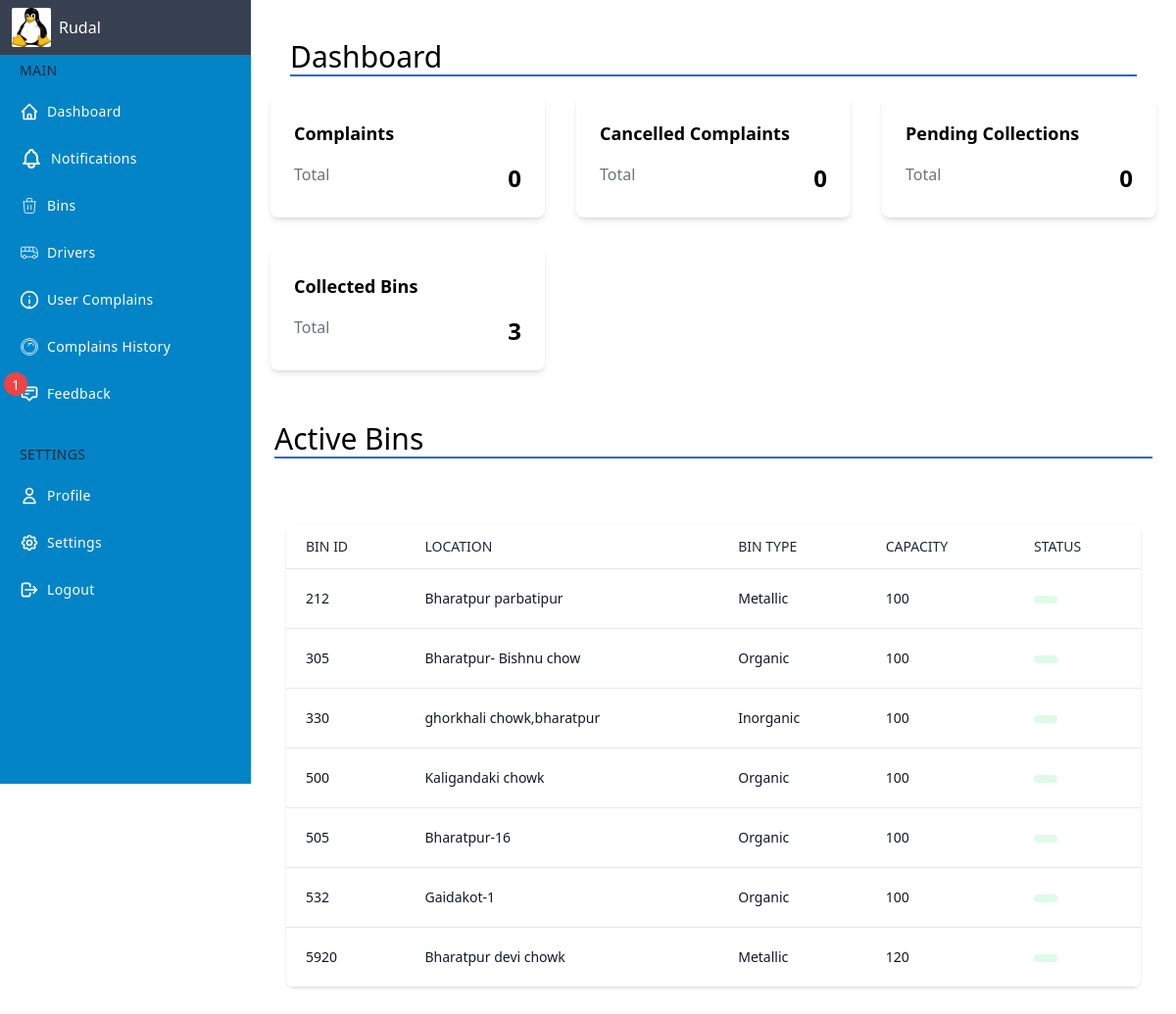
/admin/dashboard.php (signed in), run on an earlier commit of the app's database.
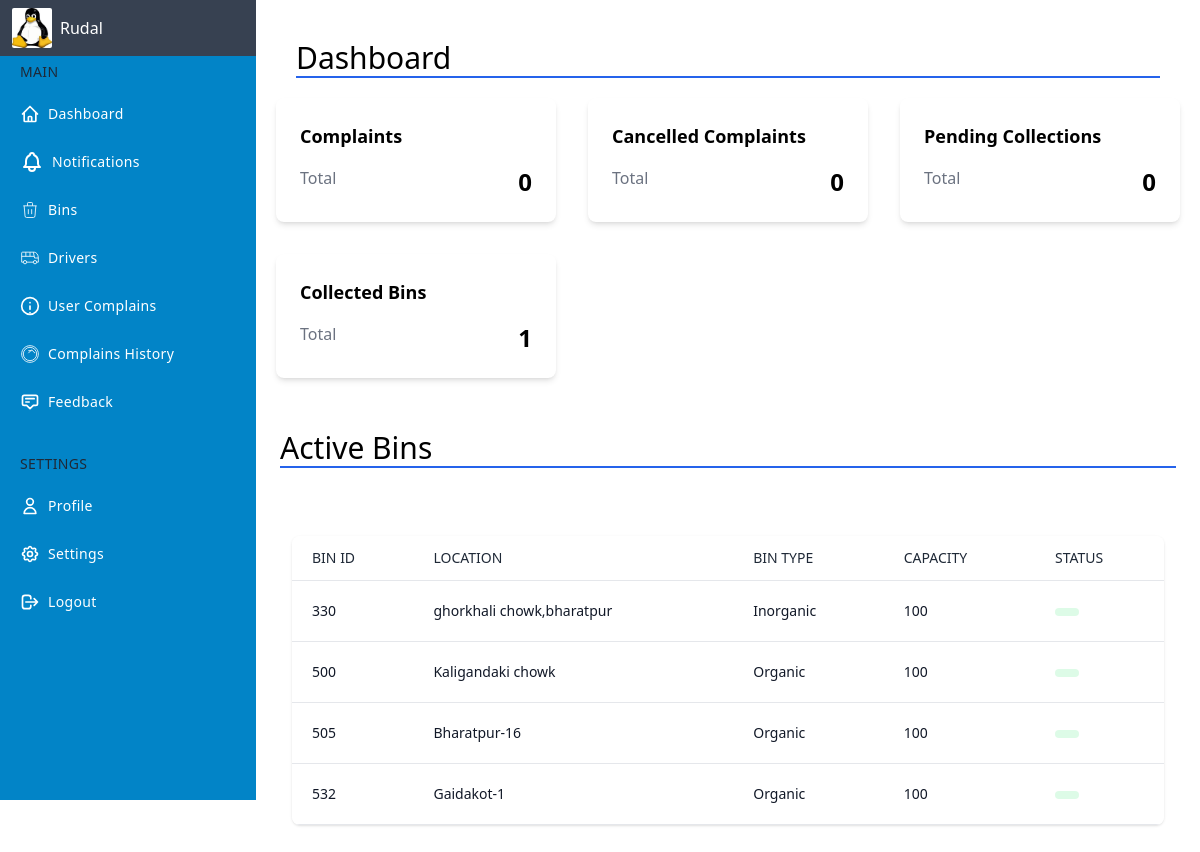
And on a later commit of the database.
### tables this page shows
CREATE TABLE `garbagebins` (
  `bin_id` int(11) NOT NULL,
  `type` varchar(255) NOT NULL,
  `location` varchar(255) NOT NULL,
  `capacity` int(11) NOT NULL,
  `bin_status` varchar(30) NOT NULL DEFAULT 'use'
);

### admin/dashboard.php (the view, shortened to what this page needs)
<!DOCTYPE html>
<html lang="en">
<head>
	<link rel="stylesheet" href="../style.css">
</head>
<body>
	<div class="flex">
		<?php include('dashlayout.php');
		$qry1 = "SELECT * FROM collections WHERE collection_status = 'Completed'";
		$res1 = mysqli_query($con, $qry1);
		$row1 = mysqli_num_rows($res1);
		$qry2 = "SELECT * FROM complaints WHERE complain_status = 'Rejected'";
		$res2 = mysqli_query($con, $qry2);
		$row2 = mysqli_num_rows($res2);
		$qry3 = "SELECT * FROM complaints WHERE complain_status = 'new'";
		$res3 = mysqli_query($con, $qry3);
		$row3 = mysqli_num_rows($res3);
		$qry4 = "SELECT * FROM complaints WHERE complain_status = 'In progress,Driver Assigned.'";
		$res4 = mysqli_query($con, $qry4);
		$row4 = mysqli_num_rows($res4);
		?>
		<div class="h-full w-full p-5 ml-14 md:ml-64">
			<div class="w-full p-5">
				<h2 class="text-3xl border-b-2 border-blue-600">Dashboard</h2>
			</div>
			<div class="flex flex-wrap -mx-4">
				<div class="w-full md:w-1/2 lg:w-1/3 px-4 mb-8" onclick="window.location.href='usercomplain.php'">
					<div class="bg-white rounded-lg shadow-md p-6 hover:bg-red-100">
						<h2 class="text-lg font-semibold mb-4">Complaints</h2>
						<div class="flex justify-between">
							<div class="text-gray-500">Total</div>
							<div class="text-2xl font-bold"><?php echo $row3 ?></div>
						</div>
					</div>
				</div>
				<div class="w-full md:w-1/2 lg:w-1/3 px-4 mb-8" onclick="window.location.href='cancelledcomplain.php'">
					<div class="bg-white rounded-lg shadow-md p-6 hover:bg-gray-200">
						<h2 class="text-lg font-semibold mb-4">Cancelled Complaints</h2>
						<div class="flex justify-between">
							<div class="text-gray-500">Total</div>
							<div class="text-2xl font-bold"><?php echo $row2 ?> </div>
						</div>
					</div>
				</div>
				<div class="w-full md:w-1/2 lg:w-1/3 px-4 mb-8" onclick="window.location.href='pendingcomplain.php'">
					<div class="bg-white rounded-lg shadow-md p-6 hover:bg-green-100">
						<h2 class="text-lg font-semibold mb-4">Pending Collections</h2>
						<div class="flex justify-between">
							<div class="text-gray-500">Total</div>
							<div class="text-2xl font-bold"><?php echo $row4 ?> </div>
						</div>
					</div>
				</div>
				<div class="w-full md:w-1/2 lg:w-1/3 px-4 mb-8" onclick="window.location.href='completedcomplain.php'">
					<div class="bg-white rounded-lg shadow-md p-6 hover:bg-green-100">
						<h2 class="text-lg font-semibold mb-4">Collected Bins</h2>
						<div class="flex justify-between">
							<div class="text-gray-500">Total</div>
							<div class="text-2xl font-bold"><?php echo $row1 ?> </div>
						</div>
					</div>
				</div>
				<?php
				$qry = "SELECT * FROM garbagebins";
				$result = mysqli_query($con, $qry);
				?>
				<div class="w-full p-5">
					<h2 class="text-3xl border-b-2 border-blue-600">Active Bins</h2>
				</div>
				<div class="container max-w-full px-4 mx-auto sm:px-8">
					<div class="py-8">
						<div class="px-4 py-4 -mx-4 overflow-x-auto sm:-mx-8 sm:px-8">
							<div class="inline-block min-w-full overflow-hidden rounded-lg shadow">
								<table class="min-w-full leading-normal">
									<thead>
										<tr>
											<th scope="col" class="px-5 py-3 text-sm font-normal text-left text-gray-800 uppercase bg-white border-b border-gray-200">
												Bin ID
											</th>
											<th scope="col" class="px-5 py-3 text-sm font-normal text-left text-gray-800 uppercase bg-white border-b border-gray-200">
												Location
											</th>
											<th scope="col" class="px-5 py-3 text-sm font-normal text-left text-gray-800 uppercase bg-white border-b border-gray-200">
												Bin Type
											</th>
											<th scope="col" class="px-5 py-3 text-sm font-normal text-left text-gray-800 uppercase bg-white border-b border-gray-200">
												Capacity
											</th>
											<th scope="col" class="px-5 py-3 text-sm font-normal text-left text-gray-800 uppercase bg-white border-b border-gray-200">
												Status
											</th>
									</thead>
									<tbody>
										<?php
										while ($data = mysqli_fetch_assoc($result)) {
										?>
											<tr>
												<td class="px-5 py-5 text-sm bg-white border-b border-gray-200">
													<p class="text-gray-900 whitespace-no-wrap">
													<p class="text-gray-900 whitespace-no-wrap">
														<?php echo $data['bin_id'] ?>
													</p>
													</p>
												</td>
												<td class="px-5 py-5 text-sm bg-white border-b border-gray-200">
													<p class="text-gray-900 whitespace-no-wrap">
														<?php echo $data['location'] ?>
													</p>
												</td>
												<td class="px-5 py-5 text-sm bg-white border-b border-gray-200">
													<p class="text-gray-900 whitespace-no-wrap">
														<?php echo $data['type'] ?>
													</p>
												</td>
												<td class="px-5 py-5 text-sm bg-white border-b border-gray-200">
													<p class="text-gray-900 whitespace-no-wrap">
														<?php echo $data['capacity'] ?>
													</p>
												</td>
												<td class="px-5 py-5 text-sm bg-white border-b border-gray-200">
													<span class="relative inline-block px-3 py-1 font-semibold leading-tight text-green-900">
														<span aria-hidden="true" class="absolute inset-0 bg-green-200 rounded-full opacity-50">
														</span>
													</span>
												</td>
											</tr>
										<?php } ?>
									</tbody>
								</table>
							</div>
						</div>
					</div>
				</div>
			</div>
		</div>
	</div>
</body>
</html>

### admin/dashlayout.php (shortened to what this page needs)
<?php
$con = mysqli_connect("localhost", "root", "", "project_gcs");
$qry = "SELECT * FROM admin";
$result = mysqli_query($con, $qry);
$data = mysqli_fetch_assoc($result);
?>
<div class="flex">
    <div class="fixed h-screen flex flex-col w-14 hover:w-64 md:w-64 bg-sky-600 text-white transition-all duration-300 border-none z-10 ">
        <div class="flex flex-col justify-between flex-grow">
            <div class="fixed w-full flex items-center h-14 text-white z-10">
                <div class="flex items-center justify-start  pl-3 w-14 md:w-64 h-14 bg-gray-700 border-none">
                    <a href="editprofile.php"><img class="w-7 h-7 md:w-10 md:h-10 mr-2 rounded-sm overflow-hidden" src="../admin/<?php echo $data['picture'] ?>" /></a>
                    <span class="hidden md:block"><?php echo $data['name'] ?></span>
                </div>
            </div>
            <ul class="flex flex-col mt-10 py-4 space-y-1">
                <li class="px-5 hidden md:block">
                    <div class="flex flex-row items-center h-8">
                        <div class="text-sm font-medium tracking-wide text-gray-800 uppercase">
                            Main
                        </div>
                    </div>
                </li>
                <li>
                    <a href="dashboard.php" class="relative flex flex-row items-center h-11 focus:outline-none hover:bg-gray-600 text-white-600 hover:text-white-800 border-l-4 border-transparent hover:border-gray-800 pr-6">
                        <span class="inline-flex justify-center items-center ml-4">
                        </span>
                        <span class="ml-2 text-sm tracking-wide truncate">Dashboard</span>
                    </a>
                </li>
                <li>
                    <a href="notification.php" class="relative flex flex-row items-center h-11 focus:outline-none hover:bg-gray-600 text-white-600 hover:text-white-800 border-l-4 border-transparent hover:border-gray-800 pr-6">
                        <span class="inline-flex justify-center items-center ml-4">
                        </span>
                        <span class="ml-2 text-sm tracking-wide truncate">Notifications</span>
                    </a>
                </li>
                <li>
                    <a href="bins.php" class="relative flex flex-row items-center h-11 focus:outline-none hover:bg-gray-600 text-white-600 hover:text-white-800 border-l-4 border-transparent hover:border-gray-800 pr-6">
                        <span class="inline-flex justify-center items-center ml-4">
                        </span>
                        <span class="ml-2 text-sm tracking-wide truncate">Bins</span>
                    </a>
                </li>
                <li>
                    <a href="driver.php" class="relative flex flex-row items-center h-11 focus:outline-none hover:bg-gray-600 text-white-600 hover:text-white-800 border-l-4 border-transparent hover:border-gray-800 pr-6">
                        <span class="inline-flex justify-center items-center ml-4">
                        </span>
                        <span class="ml-2 text-sm tracking-wide truncate"> Drivers</span>
                    </a>
                </li>
                <li>
                    <a href="usercomplain.php" class="relative flex flex-row items-center h-11 focus:outline-none hover:bg-gray-600 text-white-600 hover:text-white-800 border-l-4 border-transparent hover:border-gray-800 pr-6">
                        <span class="inline-flex justify-center items-center ml-4">
                            <svg xmlns="http://www.w3.org/2000/svg" viewBox="0 0 24 24" fill="none" stroke="currentColor" stroke-width="2" stroke-linecap="round" stroke-linejoin="round" class="w-5 h-5">
                                <circle cx="12" cy="12" r="10"></circle>
                                <path d="M12 16v-4"></path>
                                <path d="M12 8h.01"></path>
                                <path d="M12 20h.01"></path>
                            </svg>
                        </span>
                        <span class="ml-2 text-sm tracking-wide truncate">User Complains</span>
                    </a>
                </li>
                <li>
                    <a href="complainhistory.php" class="relative flex flex-row items-center h-11 focus:outline-none hover:bg-gray-600 text-white-600 hover:text-white-800 border-l-4 border-transparent hover:border-gray-800 pr-6">
                        <span class="inline-flex justify-center items-center ml-4">
                            <svg class="w-5 h-5" fill="none" stroke="currentColor" viewBox="0 0 24 24" xmlns="http://www.w3.org/2000/svg">
                                <path d="M12 2C6.477 2 2 6.477 2 12c0 5.523 4.477 10 10 10s10-4.477 10-10c0-5.523-4.477-10-10-10zm0 18a8 8 0 100-16 8 8 0 000 16zm-2-9l4-4 4 4M10 8h4"></path>
                            </svg>
                        </span>
                        <span class="ml-2 text-sm tracking-wide truncate">Complains History</span>
                    </a>
                </li>
                <li>
                    <a href="feedback.php" class="relative flex flex-row items-center h-11 focus:outline-none hover:bg-gray-600 text-white-600 hover:text-white-800 border-l-4 border-transparent hover:border-gray-800 pr-6">
                        <?php
                        $count = "SELECT * FROM feedback WHERE status=0";
                        $res = mysqli_query($con, $count);
                        $c = mysqli_num_rows($res);
                        ?>
                        <?php if ($c != 0) { ?>
                            <div class="absolute left-0 top-0  bg-red-500 rounded-full">
                                <span class="text-sm text-white p-2"><?php echo $c; ?></span>
                            </div>
                        <?php } ?>
                        <span class="inline-flex justify-center items-center ml-4">
                            <svg class="w-5 h-5" fill="none" stroke="currentColor" viewBox="0 0 24 24" xmlns="http://www.w3.org/2000/svg">
                                <path stroke-linecap="round" stroke-linejoin="round" stroke-width="2" d="M7 8h10M7 12h4m1 8l-4-4H5a2 2 0 01-2-2V6a2 2 0 012-2h14a2 2 0 012 2v8a2 2 0 01-2 2h-3l-4 4z"></path>
                            </svg>
                        </span>
                        <span class="ml-2 text-sm tracking-wide truncate">Feedback</span>
                    </a>
                </li>
                <li class="px-5 hidden md:block">
                    <div class="flex flex-row items-center mt-5 h-8">
                        <div class="text-sm font-medium  tracking-wide text-gray-800 uppercase">
                            Settings
                        </div>
                    </div>
                </li>
                <li>
                    <a href="editprofile.php" class="relative flex flex-row items-center h-11 focus:outline-none  hover:bg-gray-600 text-white-600 hover:text-white-800 border-l-4 border-transparent hover:border-gray-800 pr-6">
                        <span class="inline-flex justify-center items-center ml-4">
                            <svg class="w-5 h-5" fill="none" stroke="currentColor" viewBox="0 0 24 24" xmlns="http://www.w3.org/2000/svg">
                                <path stroke-linecap="round" stroke-linejoin="round" stroke-width="2" d="M16 7a4 4 0 11-8 0 4 4 0 018 0zM12 14a7 7 0 00-7 7h14a7 7 0 00-7-7z"></path>
                            </svg>
                        </span>
                        <span class="ml-2 text-sm tracking-wide truncate">Profile</span>
                    </a>
                </li>
                <li>
                    <a href="changepassword.php" class="relative flex flex-row items-center h-11 focus:outline-none hover:bg-gray-600 text-white-600 hover:text-white-800 border-l-4 border-transparent hover:border-gray-800 pr-6">
                        <span class="inline-flex justify-center items-center ml-4">
                        </span>
                        <span class="ml-2 text-sm tracking-wide truncate">Settings</span>
                    </a>
                </li>
                <li>
                    <a href="../admin/logout.php" class="relative flex flex-row items-center h-11 focus:outline-none hover:bg-gray-600 text-white-600 hover:text-white-800 border-l-4 border-transparent hover:border-gray-800 pr-6" onClick="return confirm('Do you want to Logout ?')">
                        <span class="inline-flex justify-center items-center ml-4">
                            <svg class="w-5 h-5" fill="none" stroke="currentColor" viewBox="0 0 24 24" xmlns="http://www.w3.org/2000/svg">
                                <path stroke-linecap="round" stroke-linejoin="round" stroke-width="2" d="M17 16l4-4m0 0l-4-4m4 4H7m6 4v1a3 3 0 01-3 3H6a3 3 0 01-3-3V7a3 3 0 013-3h4a3 3 0 013 3v1"></path>
                            </svg>
                        </span>
                        <span class="ml-2 text-sm tracking-wide truncate"> Logout</span>
                    </a>
                </li>
            </ul>
        </div>
    </div>
</div>

What changed in the data, as far as the page shows it:
removed garbagebins: bin_id "212", location "Bharatpur parbatipur", type "Metallic", capacity "100"
removed garbagebins: bin_id "305", location "Bharatpur- Bishnu chow", type "Organic", capacity "100"
removed garbagebins: bin_id "5920", location "Bharatpur devi chowk", type "Metallic", capacity "120"
Also different on the page:
$row1: "3" → "1"
$c: "1" → (not shown)
